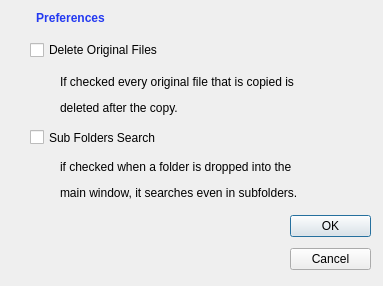
<?xml version="1.0" encoding="UTF-8"?>
<ui version="4.0">
 <class>Preferences</class>
 <widget class="QDialog" name="Preferences">
  <property name="geometry">
   <rect>
    <x>0</x>
    <y>0</y>
    <width>383</width>
    <height>286</height>
   </rect>
  </property>
  <property name="minimumSize">
   <size>
    <width>383</width>
    <height>286</height>
   </size>
  </property>
  <property name="maximumSize">
   <size>
    <width>383</width>
    <height>286</height>
   </size>
  </property>
  <property name="windowTitle">
   <string>Preferences</string>
  </property>
  <widget class="QCheckBox" name="DeleteOriginals">
   <property name="geometry">
    <rect>
     <x>30</x>
     <y>40</y>
     <width>152</width>
     <height>20</height>
    </rect>
   </property>
   <property name="text">
    <string>Delete Original Files</string>
   </property>
  </widget>
  <widget class="QCheckBox" name="RecursiveSearch">
   <property name="geometry">
    <rect>
     <x>30</x>
     <y>117</y>
     <width>151</width>
     <height>41</height>
    </rect>
   </property>
   <property name="text">
    <string>Sub Folders Search</string>
   </property>
  </widget>
  <widget class="QLabel" name="Preferences_2">
   <property name="geometry">
    <rect>
     <x>30</x>
     <y>10</y>
     <width>81</width>
     <height>16</height>
    </rect>
   </property>
   <property name="text">
    <string>&lt;html&gt;&lt;head/&gt;&lt;body&gt;&lt;p align=&quot;center&quot;&gt;&lt;span style=&quot; font-weight:600; color:#2339f1;&quot;&gt;Preferences&lt;/span&gt;&lt;/p&gt;&lt;/body&gt;&lt;/html&gt;</string>
   </property>
  </widget>
  <widget class="QLabel" name="Deletedescription">
   <property name="geometry">
    <rect>
     <x>60</x>
     <y>70</y>
     <width>291</width>
     <height>51</height>
    </rect>
   </property>
   <property name="text">
    <string>&lt;html&gt;&lt;head/&gt;&lt;body&gt;&lt;p&gt;If checked every original file that is copied is &lt;/p&gt;&lt;p&gt;deleted after the copy.&lt;/p&gt;&lt;/body&gt;&lt;/html&gt;</string>
   </property>
  </widget>
  <widget class="QLabel" name="recursivedescription">
   <property name="geometry">
    <rect>
     <x>60</x>
     <y>150</y>
     <width>291</width>
     <height>61</height>
    </rect>
   </property>
   <property name="text">
    <string>&lt;html&gt;&lt;head/&gt;&lt;body&gt;&lt;p&gt;if checked when a folder is dropped into the &lt;/p&gt;&lt;p&gt;main window, it searches even in subfolders. &lt;/p&gt;&lt;/body&gt;&lt;/html&gt;</string>
   </property>
  </widget>
  <widget class="QWidget" name="layoutWidget">
   <property name="geometry">
    <rect>
     <x>290</x>
     <y>210</y>
     <width>81</width>
     <height>66</height>
    </rect>
   </property>
   <layout class="QVBoxLayout" name="verticalLayout">
    <item>
     <widget class="QPushButton" name="OK">
      <property name="text">
       <string>OK</string>
      </property>
     </widget>
    </item>
    <item>
     <widget class="QPushButton" name="Cancel">
      <property name="text">
       <string>Cancel</string>
      </property>
     </widget>
    </item>
   </layout>
  </widget>
 </widget>
 <resources/>
 <connections/>
</ui>
